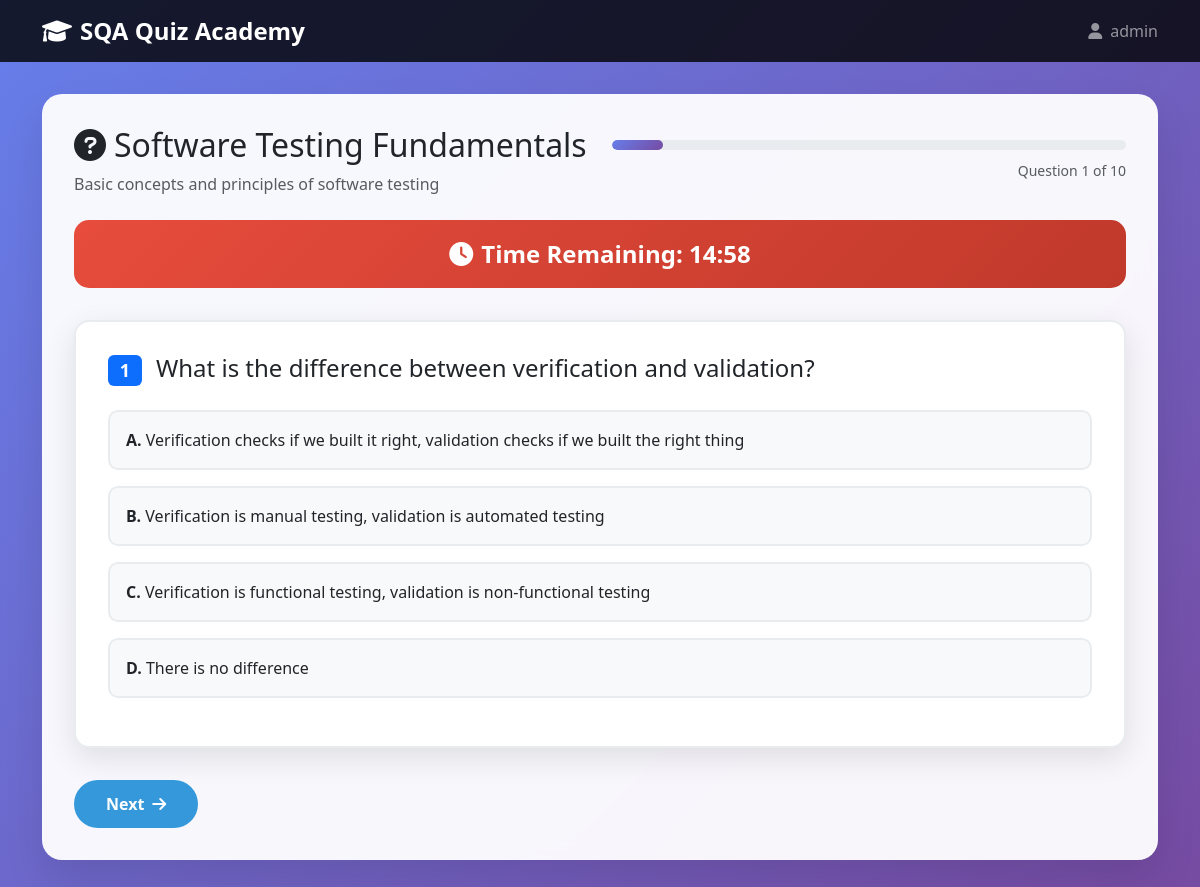
Screenshot of /quiz.php?category=1 (signed in) with the database file from the repository.
### tables this page shows
CREATE TABLE `categories` (
  `id` int(11) NOT NULL,
  `name` varchar(100) NOT NULL,
  `description` text DEFAULT NULL,
  `created_at` timestamp NOT NULL DEFAULT current_timestamp()
);

CREATE TABLE `questions` (
  `id` int(11) NOT NULL,
  `category_id` int(11) DEFAULT NULL,
  `question_text` text NOT NULL,
  `option_a` varchar(255) NOT NULL,
  `option_b` varchar(255) NOT NULL,
  `option_c` varchar(255) NOT NULL,
  `option_d` varchar(255) NOT NULL,
  `correct_answer` enum('A','B','C','D') NOT NULL,
  `explanation` text DEFAULT NULL,
  `difficulty_level` enum('easy','medium','hard') DEFAULT 'medium',
  `created_at` timestamp NOT NULL DEFAULT current_timestamp(),
  `updated_at` timestamp NOT NULL DEFAULT current_timestamp() ON UPDATE current_timestamp()
);

### config/database.php (called while the page is built, shortened)
<?php
function getDBConnection() {
    try {
        $pdo = new PDO("mysql:host=" . DB_HOST . ";dbname=" . DB_NAME, DB_USER, DB_PASS);
        $pdo->setAttribute(PDO::ATTR_ERRMODE, PDO::ERRMODE_EXCEPTION);
        $pdo->setAttribute(PDO::ATTR_DEFAULT_FETCH_MODE, PDO::FETCH_ASSOC);
        return $pdo;
    } catch(PDOException $e) {
        die("Connection failed: " . $e->getMessage());
    }
}
function getSetting($key, $default = null) {
    try {
        $pdo = getDBConnection();
        $stmt = $pdo->prepare("SELECT setting_value FROM settings WHERE setting_key = ?");
        $stmt->execute([$key]);
        $result = $stmt->fetch();
        return $result ? $result['setting_value'] : $default;
    } catch(PDOException $e) {
        return $default;
    }
}
?>

### quiz.php (the view, shortened to what this page needs)
<?php
require_once 'config/database.php';
$pdo = getDBConnection();
$category_id = isset($_GET['category']) ? (int)$_GET['category'] : 0;
$stmt = $pdo->prepare("SELECT * FROM categories WHERE id = ?");
$stmt->execute([$category_id]);
$category = $stmt->fetch();
$questions_per_quiz = (int)getSetting('questions_per_quiz', 10);
$stmt = $pdo->prepare("SELECT * FROM questions WHERE category_id = ? ORDER BY RAND() LIMIT " . $questions_per_quiz);
$stmt->execute([$category_id]);
$questions = $stmt->fetchAll();
?>
<!DOCTYPE html>
<html lang="en">
<head>
    <link href="https://cdn.jsdelivr.net/npm/bootstrap@5.3.0/dist/css/bootstrap.min.css" rel="stylesheet">
    <link href="https://cdnjs.cloudflare.com/ajax/libs/font-awesome/6.0.0/css/all.min.css" rel="stylesheet">
</head>
<body>
    <nav class="navbar navbar-expand-lg navbar-dark" style="background: rgba(0,0,0,0.8);">
        <div class="container">
            <a class="navbar-brand" href="index.php">
                <i class="fas fa-graduation-cap me-2"></i>SQA Quiz Academy
            </a>
            <div class="navbar-nav ms-auto">
                <span class="navbar-text">
                    <i class="fas fa-user me-2"></i><?php echo htmlspecialchars($_SESSION['username']); ?>
                </span>
            </div>
        </div>
    </nav>
    <div class="container">
        <div class="quiz-container">
            <div class="row align-items-center mb-4">
                <div class="col-md-6">
                    <h2><i class="fas fa-question-circle me-2"></i><?php echo htmlspecialchars($category['name']); ?></h2>
                    <p class="text-muted mb-0"><?php echo htmlspecialchars($category['description']); ?></p>
                </div>
                <div class="col-md-6 text-md-end">
                    <div class="progress mb-2" style="height: 10px;">
                        <div class="progress-bar" id="progressBar" style="width: 0%"></div>
                    </div>
                    <small class="text-muted">Question <span id="currentQuestion">1</span> of <?php echo count($questions); ?></small>
                </div>
            </div>
            <div class="timer">
                <i class="fas fa-clock me-2"></i>Time Remaining: <span id="timer">30:00</span>
            </div>
            <form id="quizForm" method="POST">
                <?php foreach($questions as $index => $question): ?>
                    <div class="question-card" id="question-<?php echo $index + 1; ?>" style="display: <?php echo $index === 0 ? 'block' : 'none'; ?>;">
                        <h4 class="mb-4">
                            <span class="badge bg-primary me-2"><?php echo $index + 1; ?></span>
                            <?php echo htmlspecialchars($question['question_text']); ?>
                        </h4>
                        <div class="options">
                            <div class="option" onclick="selectOption(this, '<?php echo $question['id']; ?>', 'A')">
                                <strong>A.</strong> <?php echo htmlspecialchars($question['option_a']); ?>
                            </div>
                            <div class="option" onclick="selectOption(this, '<?php echo $question['id']; ?>', 'B')">
                                <strong>B.</strong> <?php echo htmlspecialchars($question['option_b']); ?>
                            </div>
                            <div class="option" onclick="selectOption(this, '<?php echo $question['id']; ?>', 'C')">
                                <strong>C.</strong> <?php echo htmlspecialchars($question['option_c']); ?>
                            </div>
                            <div class="option" onclick="selectOption(this, '<?php echo $question['id']; ?>', 'D')">
                                <strong>D.</strong> <?php echo htmlspecialchars($question['option_d']); ?>
                            </div>
                        </div>
                    </div>
                <?php endforeach; ?>
                <div class="d-flex justify-content-between mt-4">
                    <div>
                        <button type="button" class="btn btn-primary" id="nextBtn" onclick="nextQuestion()">
                            Next<i class="fas fa-arrow-right ms-2"></i>
                        </button>
                    </div>
                </div>
            </form>
        </div>
    </div>
</body>
</html>

### quiz.php (style rules this page uses)
body { background: linear-gradient(135deg, #667eea 0%, #764ba2 100%); min-height: 100vh; font-family: 'Segoe UI', Tahoma, Geneva, Verdana, sans-serif; }
.quiz-container { background: rgba(255, 255, 255, 0.95); border-radius: 20px; padding: 2rem; margin: 2rem 0; box-shadow: 0 20px 40px rgba(0,0,0,0.1); backdrop-filter: blur(10px); }
.timer { background: linear-gradient(135deg, #e74c3c 0%, #c0392b 100%); color: white; border-radius: 15px; padding: 1rem; text-align: center; margin-bottom: 2rem; font-size: 1.5rem; font-weight: bold; }
.question-card { background: white; border-radius: 15px; padding: 2rem; margin-bottom: 2rem; box-shadow: 0 10px 30px rgba(0,0,0,0.1); border: 2px solid #e9ecef; }
.option { background: #f8f9fa; border: 2px solid #e9ecef; border-radius: 10px; padding: 1rem; margin-bottom: 1rem; cursor: pointer; transition: all 0.3s ease; }
.progress-bar { background: linear-gradient(135deg, #667eea 0%, #764ba2 100%); height: 10px; border-radius: 5px; transition: width 0.3s ease; }
.btn-primary { background: #3498db; border: none; border-radius: 25px; padding: 0.75rem 2rem; font-weight: 600; transition: all 0.3s ease; }
.navbar-brand { font-weight: bold; font-size: 1.5rem; }

### rows the page displays
categories: name "Software Testing Fundamentals", description "Basic concepts and principles of software testing"
questions: question_text "What is the difference between verification and validation?", option_a "Verification checks if we built it right, validation checks if we built the right thing", option_b "Verification is manual testing, validation is automated testing", option_c "Verification is functional testing, validation is non-functional testing", option_d "There is no difference"

### other values shown
$_SESSION['username'] "admin"
count($questions) "10"
